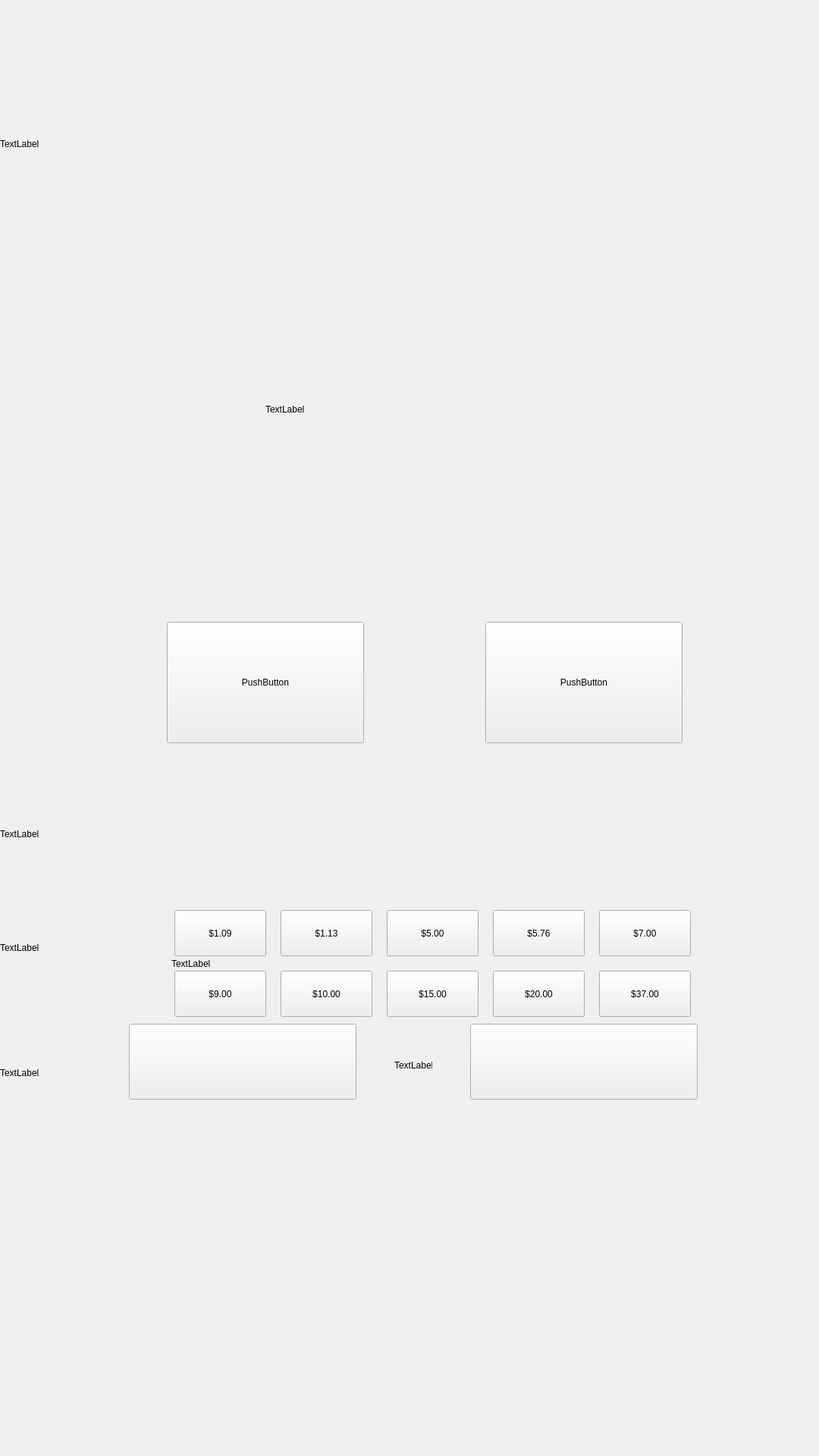
<?xml version="1.0" encoding="UTF-8"?>
<ui version="4.0">
 <class>payment</class>
 <widget class="QWidget" name="payment">
  <property name="geometry">
   <rect>
    <x>0</x>
    <y>0</y>
    <width>1080</width>
    <height>1920</height>
   </rect>
  </property>
  <property name="windowTitle">
   <string>Form</string>
  </property>
  <widget class="QLabel" name="productLabel">
   <property name="geometry">
    <rect>
     <x>0</x>
     <y>100</y>
     <width>1080</width>
     <height>180</height>
    </rect>
   </property>
   <property name="text">
    <string>TextLabel</string>
   </property>
  </widget>
  <widget class="QLabel" name="imageLabel">
   <property name="geometry">
    <rect>
     <x>350</x>
     <y>340</y>
     <width>400</width>
     <height>400</height>
    </rect>
   </property>
   <property name="text">
    <string>TextLabel</string>
   </property>
  </widget>
  <widget class="QLabel" name="priceLabel">
   <property name="geometry">
    <rect>
     <x>0</x>
     <y>1000</y>
     <width>1080</width>
     <height>200</height>
    </rect>
   </property>
   <property name="text">
    <string>TextLabel</string>
   </property>
  </widget>
  <widget class="QLabel" name="totalLabel">
   <property name="geometry">
    <rect>
     <x>0</x>
     <y>1200</y>
     <width>1080</width>
     <height>100</height>
    </rect>
   </property>
   <property name="text">
    <string>TextLabel</string>
   </property>
  </widget>
  <widget class="QPushButton" name="goBackButton">
   <property name="geometry">
    <rect>
     <x>170</x>
     <y>1350</y>
     <width>300</width>
     <height>100</height>
    </rect>
   </property>
   <property name="text">
    <string/>
   </property>
  </widget>
  <widget class="QLabel" name="orLabel">
   <property name="geometry">
    <rect>
     <x>520</x>
     <y>1380</y>
     <width>50</width>
     <height>50</height>
    </rect>
   </property>
   <property name="text">
    <string>TextLabel</string>
   </property>
  </widget>
  <widget class="QLabel" name="tapLabel">
   <property name="geometry">
    <rect>
     <x>680</x>
     <y>1350</y>
     <width>300</width>
     <height>100</height>
    </rect>
   </property>
   <property name="text">
    <string>TextLabel</string>
   </property>
  </widget>
  <widget class="QLabel" name="arrowLabel">
   <property name="geometry">
    <rect>
     <x>840</x>
     <y>1540</y>
     <width>161</width>
     <height>251</height>
    </rect>
   </property>
   <property name="text">
    <string/>
   </property>
   <property name="pixmap">
    <pixmap>:/assets/up_arrow.png</pixmap>
   </property>
  </widget>
  <widget class="QLabel" name="processLabel">
   <property name="geometry">
    <rect>
     <x>0</x>
     <y>1340</y>
     <width>1080</width>
     <height>150</height>
    </rect>
   </property>
   <property name="text">
    <string>TextLabel</string>
   </property>
  </widget>
  <widget class="QPushButton" name="payButton">
   <property name="geometry">
    <rect>
     <x>620</x>
     <y>1350</y>
     <width>300</width>
     <height>100</height>
    </rect>
   </property>
   <property name="text">
    <string/>
   </property>
  </widget>
  <widget class="QPushButton" name="price1Button">
   <property name="geometry">
    <rect>
     <x>230</x>
     <y>1200</y>
     <width>121</width>
     <height>61</height>
    </rect>
   </property>
   <property name="text">
    <string>$1.09</string>
   </property>
  </widget>
  <widget class="QPushButton" name="price2Button">
   <property name="geometry">
    <rect>
     <x>370</x>
     <y>1200</y>
     <width>121</width>
     <height>61</height>
    </rect>
   </property>
   <property name="text">
    <string>$1.13</string>
   </property>
  </widget>
  <widget class="QPushButton" name="price3Button">
   <property name="geometry">
    <rect>
     <x>510</x>
     <y>1200</y>
     <width>121</width>
     <height>61</height>
    </rect>
   </property>
   <property name="text">
    <string>$5.00</string>
   </property>
  </widget>
  <widget class="QPushButton" name="price4Button">
   <property name="geometry">
    <rect>
     <x>650</x>
     <y>1200</y>
     <width>121</width>
     <height>61</height>
    </rect>
   </property>
   <property name="text">
    <string>$5.76</string>
   </property>
  </widget>
  <widget class="QPushButton" name="price5Button">
   <property name="geometry">
    <rect>
     <x>790</x>
     <y>1200</y>
     <width>121</width>
     <height>61</height>
    </rect>
   </property>
   <property name="text">
    <string>$7.00</string>
   </property>
  </widget>
  <widget class="QPushButton" name="price6Button">
   <property name="geometry">
    <rect>
     <x>230</x>
     <y>1280</y>
     <width>121</width>
     <height>61</height>
    </rect>
   </property>
   <property name="text">
    <string>$9.00</string>
   </property>
  </widget>
  <widget class="QPushButton" name="price7Button">
   <property name="geometry">
    <rect>
     <x>370</x>
     <y>1280</y>
     <width>121</width>
     <height>61</height>
    </rect>
   </property>
   <property name="text">
    <string>$10.00</string>
   </property>
  </widget>
  <widget class="QPushButton" name="price8Button">
   <property name="geometry">
    <rect>
     <x>510</x>
     <y>1280</y>
     <width>121</width>
     <height>61</height>
    </rect>
   </property>
   <property name="text">
    <string>$15.00</string>
   </property>
  </widget>
  <widget class="QPushButton" name="price9Button">
   <property name="geometry">
    <rect>
     <x>650</x>
     <y>1280</y>
     <width>121</width>
     <height>61</height>
    </rect>
   </property>
   <property name="text">
    <string>$20.00</string>
   </property>
  </widget>
  <widget class="QPushButton" name="price10Button">
   <property name="geometry">
    <rect>
     <x>790</x>
     <y>1280</y>
     <width>121</width>
     <height>61</height>
    </rect>
   </property>
   <property name="text">
    <string>$37.00</string>
   </property>
  </widget>
  <widget class="QLabel" name="declineLabel">
   <property name="geometry">
    <rect>
     <x>226</x>
     <y>1200</y>
     <width>691</width>
     <height>141</height>
    </rect>
   </property>
   <property name="text">
    <string>TextLabel</string>
   </property>
  </widget>
  <widget class="QPushButton" name="priceVolume1Button">
   <property name="geometry">
    <rect>
     <x>220</x>
     <y>820</y>
     <width>260</width>
     <height>160</height>
    </rect>
   </property>
   <property name="text">
    <string>PushButton</string>
   </property>
  </widget>
  <widget class="QPushButton" name="priceVolume2Button">
   <property name="geometry">
    <rect>
     <x>640</x>
     <y>820</y>
     <width>260</width>
     <height>160</height>
    </rect>
   </property>
   <property name="text">
    <string>PushButton</string>
   </property>
  </widget>
 </widget>
 <resources/>
 <connections/>
</ui>
